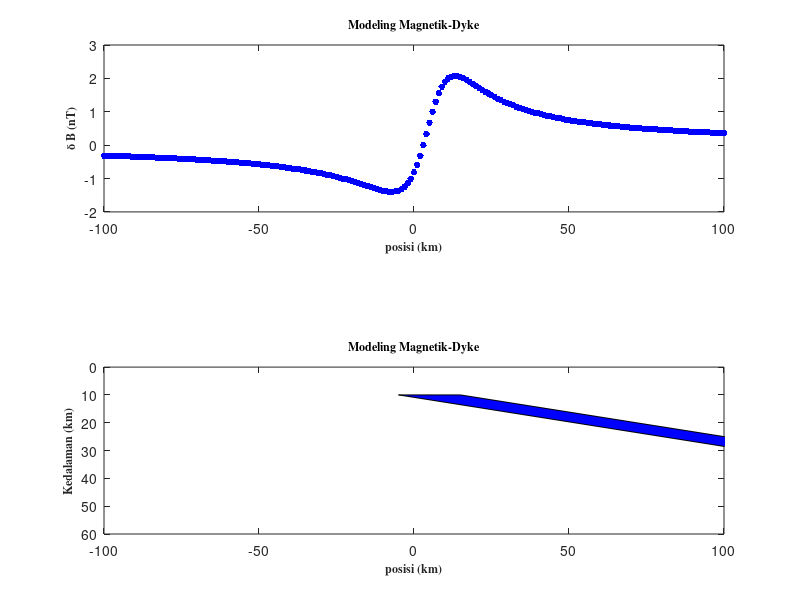

Write MATLAB code to recreate this figure.
% Copyright: 2018 - Teknik Geofisika, Universitas Pertamina
% URL: https://sites.google.com/site/metkomup/programming
% Cite: I. Nugroho, et. al. 2018. Forward modelling metode geomagnet. http://doi.org/10.5281/zenodo.1186988

clear; clc; close;

%Konstanta
k = 1;     %kontras kemagnetan(Tkm/H)
To = 1;     %intensitas magnet bumi

%Parameter yang ditentukan
a = 10;    %sudut dip slip (0-90 derajat)
b = 45;    %sudut inklinasi (0-90 derajat)
c = 45;    %sudut strike azimuth (0-90 derajat)
x = -100:100; %rentang Pengamatan (km)
m = 20;     %lebar lapisan (km)
Xo = 5;     %lokasi objek 
z = 10;    %kedalaman (km)

%Rumus magnetik
Io = atand(b);
Q = Io-a;
P = (2*k*To*m*(1-(cosd(b))^2*(sind(c))^2)^0.5);

for i = 1:length(x)
    M(i)=P*((x(i)-Xo)*sind(Q)+z*cosd(Q))/((x(i)-Xo)^2+z^2);
end

%Kurva medan magnetik
figure(1)
subplot(5,1,[1 2])
plot(x,M,'.','color','b','markersize',15);
xlim([min(x) max(x)]);
xlabel('\bf\fontsize{12}\fontname{times}posisi (km)');
ylabel('\bf\fontsize{12}\fontname{times}\delta B (nT)');
title('\bf\fontsize{12}\fontname{times}Modeling Magnetik-Dyke');

%Gambar objek dibawah tanah
X = [Xo+m/2,Xo+50/tand(a)+m/2,Xo+50/tand(a)-m/2,Xo-m/2];
Y = [z,z+50,z+50,z];
subplot(5,1,[4 5])
fill(X,Y,'b');
xlim([x(1) x(end)]);
ylim([0 (z+50)]);
set(gca,'ydir','reverse');
xlabel('\bf\fontsize{12}\fontname{times}posisi (km)');
ylabel('\bf\fontsize{12}\fontname{times}Kedalaman (km)');
title('\bf\fontsize{12}\fontname{times}Modeling Magnetik-Dyke');
